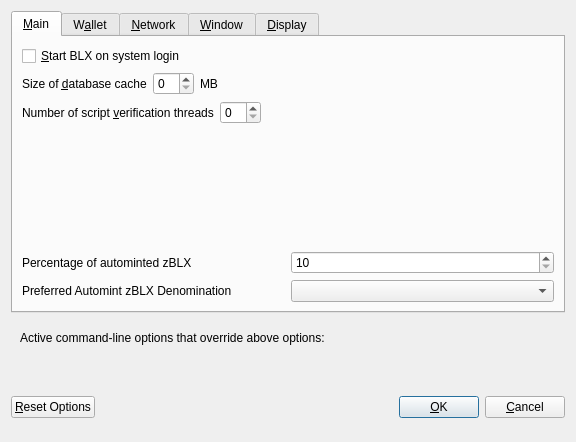
<?xml version="1.0" encoding="UTF-8"?>
<ui version="4.0">
 <class>OptionsDialog</class>
 <widget class="QDialog" name="OptionsDialog">
  <property name="geometry">
   <rect>
    <x>0</x>
    <y>0</y>
    <width>576</width>
    <height>442</height>
   </rect>
  </property>
  <property name="windowTitle">
   <string>Options</string>
  </property>
  <property name="modal">
   <bool>true</bool>
  </property>
  <layout class="QVBoxLayout" name="verticalLayout">
   <item>
    <widget class="QTabWidget" name="tabWidget">
     <property name="currentIndex">
      <number>0</number>
     </property>
     <widget class="QWidget" name="tabMain">
      <attribute name="title">
       <string>&amp;Main</string>
      </attribute>
      <layout class="QVBoxLayout" name="verticalLayout_Main">
       <item>
        <widget class="QCheckBox" name="bitcoinAtStartup">
         <property name="toolTip">
          <string>Automatically start BLX after logging in to the system.</string>
         </property>
         <property name="text">
          <string>&amp;Start BLX on system login</string>
         </property>
        </widget>
       </item>
       <item>
        <layout class="QHBoxLayout" name="horizontalLayout_2_Main">
         <item>
          <widget class="QLabel" name="databaseCacheLabel">
           <property name="text">
            <string>Size of &amp;database cache</string>
           </property>
           <property name="textFormat">
            <enum>Qt::PlainText</enum>
           </property>
           <property name="buddy">
            <cstring>databaseCache</cstring>
           </property>
          </widget>
         </item>
         <item>
          <widget class="QSpinBox" name="databaseCache"/>
         </item>
         <item>
          <widget class="QLabel" name="databaseCacheUnitLabel">
           <property name="text">
            <string>MB</string>
           </property>
           <property name="textFormat">
            <enum>Qt::PlainText</enum>
           </property>
          </widget>
         </item>
         <item>
          <spacer name="horizontalSpacer_2_Main">
           <property name="orientation">
            <enum>Qt::Horizontal</enum>
           </property>
           <property name="sizeHint" stdset="0">
            <size>
             <width>40</width>
             <height>20</height>
            </size>
           </property>
          </spacer>
         </item>
        </layout>
       </item>
       <item>
        <layout class="QHBoxLayout" name="horizontalLayout_3_Main">
         <item>
          <widget class="QLabel" name="threadsScriptVerifLabel">
           <property name="text">
            <string>Number of script &amp;verification threads</string>
           </property>
           <property name="textFormat">
            <enum>Qt::PlainText</enum>
           </property>
           <property name="buddy">
            <cstring>threadsScriptVerif</cstring>
           </property>
          </widget>
         </item>
         <item>
          <widget class="QSpinBox" name="threadsScriptVerif">
           <property name="toolTip">
            <string>(0 = auto, &lt;0 = leave that many cores free)</string>
           </property>
          </widget>
         </item>
         <item>
          <spacer name="horizontalSpacer_3_Main">
           <property name="orientation">
            <enum>Qt::Horizontal</enum>
           </property>
           <property name="sizeHint" stdset="0">
            <size>
             <width>40</width>
             <height>20</height>
            </size>
           </property>
          </spacer>
         </item>
        </layout>
       </item>
       <item>
        <spacer name="verticalSpacer_2">
         <property name="orientation">
          <enum>Qt::Vertical</enum>
         </property>
         <property name="sizeHint" stdset="0">
          <size>
           <width>20</width>
           <height>40</height>
          </size>
         </property>
        </spacer>
       </item>
       <item>
        <layout class="QHBoxLayout" name="horizontalLayout_3">
         <item>
          <widget class="QLabel" name="percentage_label">
           <property name="toolTip">
            <string>Percentage of incoming BLX which get automatically converted to zBLX via Zerocoin Protocol (min: 10%)</string>
           </property>
           <property name="text">
            <string>Percentage of autominted zBLX</string>
           </property>
          </widget>
         </item>
         <item>
          <widget class="QSpinBox" name="zeromintPercentage">
           <property name="minimum">
            <number>10</number>
           </property>
           <property name="maximum">
            <number>100</number>
           </property>
          </widget>
         </item>
        </layout>
       </item>
       <item>
        <layout class="QHBoxLayout" name="horizontalLayout" stretch="0,0">
         <property name="sizeConstraint">
          <enum>QLayout::SetFixedSize</enum>
         </property>
         <item>
          <widget class="QLabel" name="labelPreferredDenom">
           <property name="maximumSize">
            <size>
             <width>16777215</width>
             <height>16777215</height>
            </size>
           </property>
           <property name="toolTip">
            <string>Wait with automatic conversion to Zerocoin until enough BLX for this denomination is available</string>
           </property>
           <property name="text">
            <string>Preferred Automint zBLX Denomination</string>
           </property>
          </widget>
         </item>
         <item>
          <widget class="QComboBox" name="preferredDenom">
           <property name="maximumSize">
            <size>
             <width>16777215</width>
             <height>27</height>
            </size>
           </property>
           <property name="toolTip">
            <string>Wait with automatic conversion to Zerocoin until enough BLX for this denomination is available</string>
           </property>
           <property name="maxVisibleItems">
            <number>9</number>
           </property>
           <property name="maxCount">
            <number>9</number>
           </property>
          </widget>
         </item>
        </layout>
       </item>
      </layout>
     </widget>
     <widget class="QWidget" name="tabWallet">
      <attribute name="title">
       <string>W&amp;allet</string>
      </attribute>
      <layout class="QVBoxLayout" name="verticalLayout_Wallet">
       <item>
        <widget class="QGroupBox" name="groupBox">
         <property name="title">
          <string>Expert</string>
         </property>
         <layout class="QVBoxLayout" name="verticalLayout_2">
          <item>
           <widget class="QCheckBox" name="coinControlFeatures">
            <property name="toolTip">
             <string>Whether to show coin control features or not.</string>
            </property>
            <property name="text">
             <string>Enable coin &amp;control features</string>
            </property>
           </widget>
          </item>
          <item>
           <widget class="QCheckBox" name="showMasternodesTab">
            <property name="toolTip">
             <string>Show additional tab listing all your masternodes in first sub-tab&lt;br/&gt;and all masternodes on the network in second sub-tab.</string>
            </property>
            <property name="text">
             <string>Show Masternodes Tab</string>
            </property>
           </widget>
          </item>
          <item>
           <widget class="QCheckBox" name="spendZeroConfChange">
            <property name="toolTip">
             <string>If you disable the spending of unconfirmed change, the change from a transaction&lt;br/&gt;cannot be used until that transaction has at least one confirmation.&lt;br/&gt;This also affects how your balance is computed.</string>
            </property>
            <property name="text">
             <string>&amp;Spend unconfirmed change</string>
            </property>
           </widget>
          </item>
         </layout>
        </widget>
       </item>
       <item>
        <spacer name="verticalSpacer_Wallet">
         <property name="orientation">
          <enum>Qt::Vertical</enum>
         </property>
         <property name="sizeHint" stdset="0">
          <size>
           <width>20</width>
           <height>40</height>
          </size>
         </property>
        </spacer>
       </item>
      </layout>
     </widget>
     <widget class="QWidget" name="tabNetwork">
      <attribute name="title">
       <string>&amp;Network</string>
      </attribute>
      <layout class="QVBoxLayout" name="verticalLayout_Network">
       <item>
        <widget class="QCheckBox" name="mapPortUpnp">
         <property name="toolTip">
          <string>Automatically open the BLX client port on the router. This only works when your router supports UPnP and it is enabled.</string>
         </property>
         <property name="text">
          <string>Map port using &amp;UPnP</string>
         </property>
        </widget>
       </item>
       <item>
        <widget class="QCheckBox" name="allowIncoming">
         <property name="toolTip">
          <string>Accept connections from outside</string>
         </property>
         <property name="text">
          <string>Allow incoming connections</string>
         </property>
        </widget>
       </item>
       <item>
        <widget class="QCheckBox" name="connectSocks">
         <property name="toolTip">
          <string>Connect to the BLX network through a SOCKS5 proxy.</string>
         </property>
         <property name="text">
          <string>&amp;Connect through SOCKS5 proxy (default proxy):</string>
         </property>
        </widget>
       </item>
       <item>
        <layout class="QHBoxLayout" name="horizontalLayout_1_Network">
         <item>
          <widget class="QLabel" name="proxyIpLabel">
           <property name="text">
            <string>Proxy &amp;IP:</string>
           </property>
           <property name="textFormat">
            <enum>Qt::PlainText</enum>
           </property>
           <property name="buddy">
            <cstring>proxyIp</cstring>
           </property>
          </widget>
         </item>
         <item>
          <widget class="QValidatedLineEdit" name="proxyIp">
           <property name="minimumSize">
            <size>
             <width>140</width>
             <height>0</height>
            </size>
           </property>
           <property name="maximumSize">
            <size>
             <width>140</width>
             <height>16777215</height>
            </size>
           </property>
           <property name="toolTip">
            <string>IP address of the proxy (e.g. IPv4: 127.0.0.1 / IPv6: ::1)</string>
           </property>
          </widget>
         </item>
         <item>
          <widget class="QLabel" name="proxyPortLabel">
           <property name="text">
            <string>&amp;Port:</string>
           </property>
           <property name="textFormat">
            <enum>Qt::PlainText</enum>
           </property>
           <property name="buddy">
            <cstring>proxyPort</cstring>
           </property>
          </widget>
         </item>
         <item>
          <widget class="QLineEdit" name="proxyPort">
           <property name="minimumSize">
            <size>
             <width>55</width>
             <height>0</height>
            </size>
           </property>
           <property name="maximumSize">
            <size>
             <width>55</width>
             <height>16777215</height>
            </size>
           </property>
           <property name="toolTip">
            <string>Port of the proxy (e.g. 9050)</string>
           </property>
          </widget>
         </item>
         <item>
          <spacer name="horizontalSpacer_1_Network">
           <property name="orientation">
            <enum>Qt::Horizontal</enum>
           </property>
           <property name="sizeHint" stdset="0">
            <size>
             <width>40</width>
             <height>20</height>
            </size>
           </property>
          </spacer>
         </item>
        </layout>
       </item>
       <item>
        <spacer name="verticalSpacer_Network">
         <property name="orientation">
          <enum>Qt::Vertical</enum>
         </property>
         <property name="sizeHint" stdset="0">
          <size>
           <width>20</width>
           <height>40</height>
          </size>
         </property>
        </spacer>
       </item>
      </layout>
     </widget>
     <widget class="QWidget" name="tabWindow">
      <attribute name="title">
       <string>&amp;Window</string>
      </attribute>
      <layout class="QVBoxLayout" name="verticalLayout_Window">
       <item>
        <widget class="QCheckBox" name="minimizeToTray">
         <property name="toolTip">
          <string>Show only a tray icon after minimizing the window.</string>
         </property>
         <property name="text">
          <string>&amp;Minimize to the tray instead of the taskbar</string>
         </property>
        </widget>
       </item>
       <item>
        <widget class="QCheckBox" name="minimizeOnClose">
         <property name="toolTip">
          <string>Minimize instead of exit the application when the window is closed. When this option is enabled, the application will be closed only after selecting Quit in the menu.</string>
         </property>
         <property name="text">
          <string>M&amp;inimize on close</string>
         </property>
        </widget>
       </item>
       <item>
        <spacer name="verticalSpacer_Window">
         <property name="orientation">
          <enum>Qt::Vertical</enum>
         </property>
         <property name="sizeHint" stdset="0">
          <size>
           <width>20</width>
           <height>40</height>
          </size>
         </property>
        </spacer>
       </item>
      </layout>
     </widget>
     <widget class="QWidget" name="tabDisplay">
      <attribute name="title">
       <string>&amp;Display</string>
      </attribute>
      <layout class="QVBoxLayout" name="verticalLayout_Display">
       <item>
        <layout class="QHBoxLayout" name="horizontalLayout_1_Display">
         <item>
          <widget class="QLabel" name="langLabel">
           <property name="text">
            <string>User Interface &amp;language:</string>
           </property>
           <property name="textFormat">
            <enum>Qt::PlainText</enum>
           </property>
           <property name="buddy">
            <cstring>lang</cstring>
           </property>
          </widget>
         </item>
         <item>
          <widget class="QValueComboBox" name="lang">
           <property name="toolTip">
            <string>The user interface language can be set here. This setting will take effect after restarting BLX.</string>
           </property>
          </widget>
         </item>
        </layout>
       </item>
       <item>
        <widget class="QLabel" name="label_3">
         <property name="toolTip">
          <string notr="true"/>
         </property>
         <property name="statusTip">
          <string notr="true"/>
         </property>
         <property name="whatsThis">
          <string notr="true"/>
         </property>
         <property name="accessibleName">
          <string notr="true"/>
         </property>
         <property name="text">
          <string>Language missing or translation incomplete? Help contributing translations here:
https://www.transifex.com/blx-project/blx-project-translations</string>
         </property>
         <property name="wordWrap">
          <bool>true</bool>
         </property>
         <property name="openExternalLinks">
          <bool>true</bool>
         </property>
         <property name="textInteractionFlags">
          <set>Qt::TextBrowserInteraction</set>
         </property>
        </widget>
       </item>
       <item>
        <layout class="QHBoxLayout" name="horizontalLayout_4_Display" stretch="0,0">
         <item>
          <widget class="QLabel" name="themeLabel">
           <property name="text">
            <string>User Interface Theme:</string>
           </property>
          </widget>
         </item>
         <item>
          <widget class="QValueComboBox" name="theme"/>
         </item>
        </layout>
       </item>
       <item>
        <widget class="Line" name="line">
         <property name="orientation">
          <enum>Qt::Horizontal</enum>
         </property>
        </widget>
       </item>
       <item>
        <layout class="QHBoxLayout" name="horizontalLayout_2_Display">
         <item>
          <widget class="QLabel" name="unitLabel">
           <property name="text">
            <string>&amp;Unit to show amounts in:</string>
           </property>
           <property name="textFormat">
            <enum>Qt::PlainText</enum>
           </property>
           <property name="buddy">
            <cstring>unit</cstring>
           </property>
          </widget>
         </item>
         <item>
          <widget class="QValueComboBox" name="unit">
           <property name="toolTip">
            <string>Choose the default subdivision unit to show in the interface and when sending coins.</string>
           </property>
          </widget>
         </item>
        </layout>
       </item>
       <item>
        <layout class="QHBoxLayout" name="horizontalLayout_5_Display">
         <item>
          <widget class="QLabel" name="digitsLabel">
           <property name="text">
            <string>Decimal digits</string>
           </property>
          </widget>
         </item>
         <item>
          <widget class="QValueComboBox" name="digits"/>
         </item>
        </layout>
       </item>
       <item>
        <layout class="QHBoxLayout" name="horizontalLayout_3_Display">
         <item>
          <widget class="QLabel" name="thirdPartyTxUrlsLabel">
           <property name="toolTip">
            <string>Third party URLs (e.g. a block explorer) that appear in the transactions tab as context menu items. %s in the URL is replaced by transaction hash. Multiple URLs are separated by vertical bar |.</string>
           </property>
           <property name="text">
            <string>Third party transaction URLs</string>
           </property>
           <property name="buddy">
            <cstring>thirdPartyTxUrls</cstring>
           </property>
          </widget>
         </item>
         <item>
          <widget class="QLineEdit" name="thirdPartyTxUrls">
           <property name="toolTip">
            <string>Third party URLs (e.g. a block explorer) that appear in the transactions tab as context menu items. %s in the URL is replaced by transaction hash. Multiple URLs are separated by vertical bar |.</string>
           </property>
          </widget>
         </item>
        </layout>
       </item>
       <item>
        <spacer name="verticalSpacer">
         <property name="orientation">
          <enum>Qt::Vertical</enum>
         </property>
         <property name="sizeHint" stdset="0">
          <size>
           <width>20</width>
           <height>40</height>
          </size>
         </property>
        </spacer>
       </item>
      </layout>
     </widget>
    </widget>
   </item>
   <item>
    <widget class="QFrame" name="frame">
     <layout class="QVBoxLayout" name="verticalLayout_Bottom">
      <item>
       <layout class="QHBoxLayout" name="horizontalLayout_Bottom">
        <item>
         <widget class="QLabel" name="overriddenByCommandLineInfoLabel">
          <property name="text">
           <string>Active command-line options that override above options:</string>
          </property>
          <property name="textFormat">
           <enum>Qt::PlainText</enum>
          </property>
         </widget>
        </item>
        <item>
         <spacer name="horizontalSpacer_Bottom">
          <property name="orientation">
           <enum>Qt::Horizontal</enum>
          </property>
          <property name="sizeHint" stdset="0">
           <size>
            <width>40</width>
            <height>20</height>
           </size>
          </property>
         </spacer>
        </item>
       </layout>
      </item>
      <item>
       <widget class="QLabel" name="overriddenByCommandLineLabel">
        <property name="text">
         <string/>
        </property>
        <property name="textFormat">
         <enum>Qt::PlainText</enum>
        </property>
        <property name="wordWrap">
         <bool>true</bool>
        </property>
       </widget>
      </item>
     </layout>
    </widget>
   </item>
   <item>
    <layout class="QHBoxLayout" name="horizontalLayout_Buttons">
     <item>
      <widget class="QPushButton" name="resetButton">
       <property name="toolTip">
        <string>Reset all client options to default.</string>
       </property>
       <property name="text">
        <string>&amp;Reset Options</string>
       </property>
       <property name="autoDefault">
        <bool>false</bool>
       </property>
      </widget>
     </item>
     <item>
      <spacer name="horizontalSpacer_1">
       <property name="orientation">
        <enum>Qt::Horizontal</enum>
       </property>
       <property name="sizeHint" stdset="0">
        <size>
         <width>40</width>
         <height>48</height>
        </size>
       </property>
      </spacer>
     </item>
     <item>
      <widget class="QLabel" name="statusLabel">
       <property name="minimumSize">
        <size>
         <width>200</width>
         <height>0</height>
        </size>
       </property>
       <property name="font">
        <font>
         <weight>75</weight>
         <bold>true</bold>
        </font>
       </property>
       <property name="text">
        <string/>
       </property>
       <property name="textFormat">
        <enum>Qt::PlainText</enum>
       </property>
       <property name="wordWrap">
        <bool>true</bool>
       </property>
      </widget>
     </item>
     <item>
      <spacer name="horizontalSpacer_2">
       <property name="orientation">
        <enum>Qt::Horizontal</enum>
       </property>
       <property name="sizeHint" stdset="0">
        <size>
         <width>40</width>
         <height>48</height>
        </size>
       </property>
      </spacer>
     </item>
     <item>
      <widget class="QPushButton" name="okButton">
       <property name="text">
        <string>&amp;OK</string>
       </property>
       <property name="autoDefault">
        <bool>false</bool>
       </property>
       <property name="default">
        <bool>true</bool>
       </property>
      </widget>
     </item>
     <item>
      <widget class="QPushButton" name="cancelButton">
       <property name="text">
        <string>&amp;Cancel</string>
       </property>
       <property name="autoDefault">
        <bool>false</bool>
       </property>
      </widget>
     </item>
    </layout>
   </item>
  </layout>
 </widget>
 <customwidgets>
  <customwidget>
   <class>QValidatedLineEdit</class>
   <extends>QLineEdit</extends>
   <header>qvalidatedlineedit.h</header>
  </customwidget>
  <customwidget>
   <class>QValueComboBox</class>
   <extends>QComboBox</extends>
   <header>qvaluecombobox.h</header>
  </customwidget>
 </customwidgets>
 <resources/>
 <connections/>
</ui>
